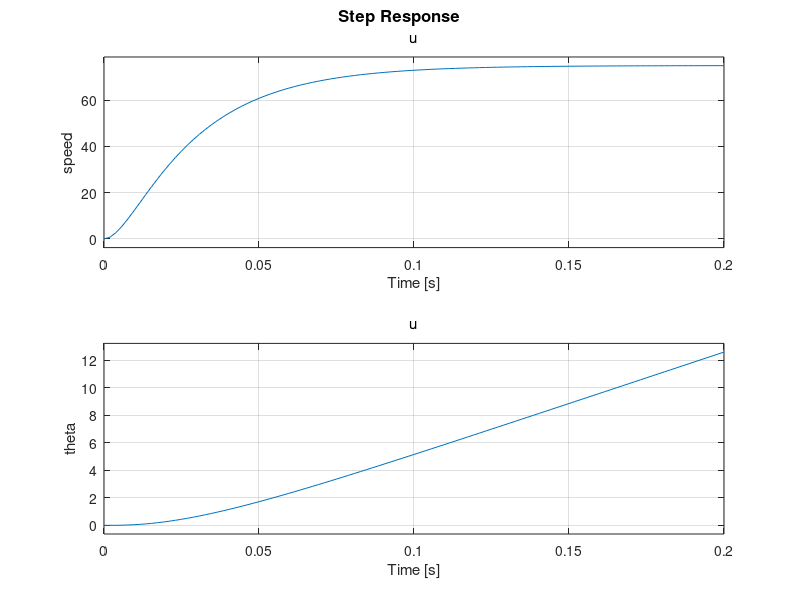

Here is the MATLAB script that generated this plot:
Ra = 2;
La = 0.23;
Jm = 0.000052;
Bm = 0.01;
Kt = 0.235;
Ke = 0.235;

a = 1
b = (Jm*Ra + La*Bm)/(La*Jm)
c = (Ke*Kt + Ra*Bm)/(La*Jm)

delta = b^2 - 4*a*c
x1 = (-b+sqrt(delta))/(2*a)
x2 = (-b-sqrt(delta))/(2*a)

Uin = 24;

s = tf('s');
H_speed = Uin*(Kt/(La*Jm))/(s^2 + s*(Jm*Ra + La*Bm)/(La*Jm) + (Ke*Kt + Ra*Bm)/(La*Jm))
H_theta = Uin*(Kt/(La*Jm))/(s^3 + s^2*(Jm*Ra + La*Bm)/(La*Jm) + s*(Ke*Kt + Ra*Bm)/(La*Jm))

sys_tf = [H_speed ; H_theta];
inputs = {'u'};
outputs = {'speed'; 'theta'};
set(sys_tf,'InputName',inputs)
set(sys_tf,'OutputName',outputs)
step(sys_tf);